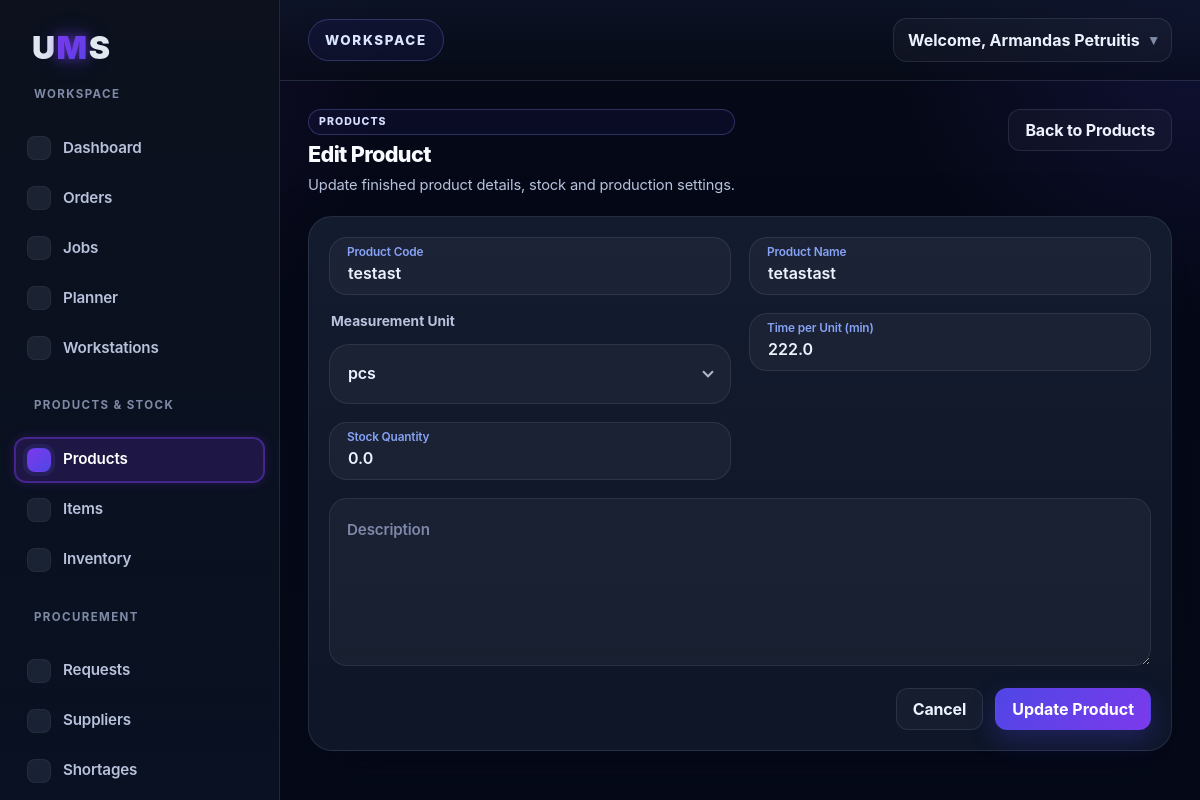
The app's page /products/edit/1 (signed in), older data.
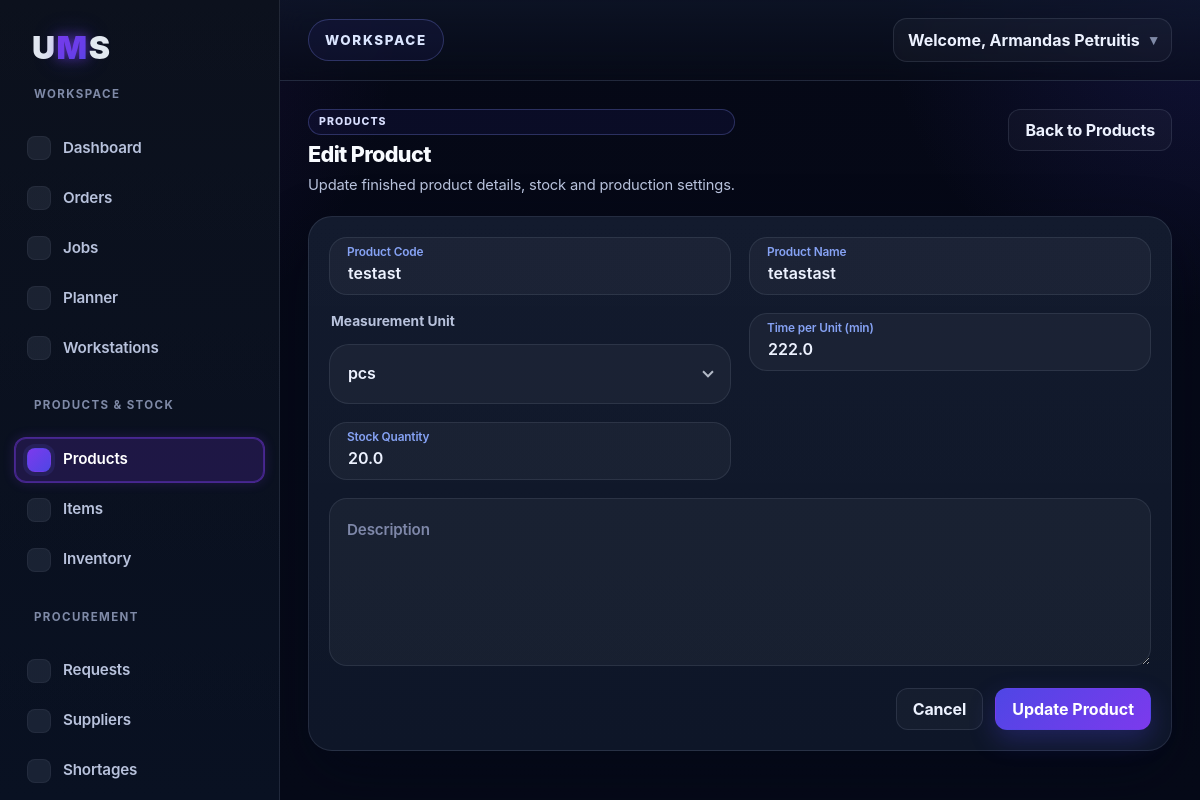
The same page, newer data.
### tables this page shows
CREATE TABLE products (
        id INTEGER PRIMARY KEY AUTOINCREMENT,
        product_code TEXT NOT NULL,
        product_name TEXT NOT NULL,
        description TEXT,
        measurement_unit TEXT NOT NULL
    , time_per_unit REAL NOT NULL DEFAULT 0, stock_quantity REAL NOT NULL DEFAULT 0, company_id INTEGER);

### app.py (the view, shortened to what this page needs)
@app.route("/products/edit/<int:product_id>", methods=["GET", "POST"])
def edit_product(product_id):
    if not is_logged_in():
        return redirect(url_for("login"))
    company_id = get_company_id()
    conn = sqlite3.connect("database.db")
    cursor = conn.cursor()
    try:
        require_company_record(cursor, "products", product_id, company_id, "Product not found.")
        cursor.execute("""
            SELECT
                id,
                product_code,
                product_name,
                description,
                measurement_unit,
                time_per_unit,
                stock_quantity
            FROM products
            WHERE id = ? AND company_id = ?
        """, (product_id, company_id))
        row = cursor.fetchone()
        conn.close()
        product = {
            "id": row[0],
            "product_code": row[1],
            "product_name": row[2],
            "description": row[3],
            "measurement_unit": row[4],
            "time_per_unit": row[5] if row[5] is not None else 0,
            "stock_quantity": row[6] if row[6] is not None else 0
        }
        return render_template(
            "edit_product.html",
            product=product,
            active_page="products"
        )
    except ValueError:
        conn.close()
        return "Product not found", 404

### app.py (called while the page is built)
def is_logged_in():
    return "user_id" in session

def get_company_id():
    company_id = session.get("company_id")
    if not company_id:
        raise ValueError("Missing company_id in session.")
    return company_id

def record_belongs_to_company(cursor, table_name, record_id, company_id):
    query = f"SELECT 1 FROM {table_name} WHERE id = ? AND company_id = ?"
    cursor.execute(query, (record_id, company_id))
    return cursor.fetchone() is not None

def require_company_record(cursor, table_name, record_id, company_id, not_found_message="Record not found."):
    if not record_belongs_to_company(cursor, table_name, record_id, company_id):
        raise ValueError(not_found_message)

def get_current_user_role():
    return (session.get("user_role") or "worker").strip().lower()

def get_role_default_permissions(role):
    return set(ROLE_DEFAULT_PERMISSIONS.get((role or "worker").lower(), set()))

### templates/edit_product.html (shortened to what this page needs)
{% extends "base.html" %}
{% block content %}
<div class="jobs-header">
  <div class="jobs-header-left">
    <span class="eyebrow-label">Products</span>
    <h1>Edit Product</h1>
    <p>Update finished product details, stock and production settings.</p>
  </div>
  <div class="jobs-header-right">
    <a href="{{ url_for('products') }}" class="dashboard-btn secondary">Back to Products</a>
  </div>
</div>
<div class="dashboard-form-card product-form-card product-form-shell">
  <form method="POST" class="order-form product-clean-form">
    <div class="form-grid form-grid-2 product-form-grid">
      <div class="form-group floating-group">
        <input
          type="text"
          id="product_code"
          name="product_code"
          value="{{ product.product_code }}"
          placeholder=" "
          required
        >
        <label for="product_code">Product Code</label>
      </div>
      <div class="form-group floating-group">
        <input
          type="text"
          id="product_name"
          name="product_name"
          value="{{ product.product_name }}"
          placeholder=" "
          required
        >
        <label for="product_name">Product Name</label>
      </div>
      <div class="form-group product-select-group">
        <label>Measurement Unit</label>
        <div class="custom-select" data-name="measurement_unit">
          <div class="custom-select-trigger" tabindex="0" role="button" aria-label="Select measurement unit">
            <span>{{ product.measurement_unit }}</span>
          </div>
        </div>
      </div>
      <div class="form-group floating-group">
        <input
          type="number"
          step="0.01"
          id="time_per_unit"
          name="time_per_unit"
          value="{{ product.time_per_unit }}"
          placeholder=" "
          required
        >
        <label for="time_per_unit">Time per Unit (min)</label>
      </div>
      <div class="form-group floating-group">
        <input
          type="number"
          step="0.01"
          min="0"
          id="stock_quantity"
          name="stock_quantity"
          value="{{ product.stock_quantity }}"
          placeholder=" "
          required
        >
        <label for="stock_quantity">Stock Quantity</label>
      </div>
      <div class="form-group form-group-full floating-group product-description-group">
        <textarea
          id="description"
          name="description"
          rows="5"
          placeholder=" "
        >{{ product.description }}</textarea>
        <label for="description">Description</label>
      </div>
    </div>
    <div class="form-actions product-form-actions">
      <a href="{{ url_for('products') }}" class="dashboard-btn secondary">Cancel</a>
      <button type="submit" class="dashboard-btn primary">Update Product</button>
    </div>
  </form>
</div>
{% endblock %}

Row changes from the older to the newer data that the page shows:
changed products "testast": stock_quantity "0.0" → "20.0"
